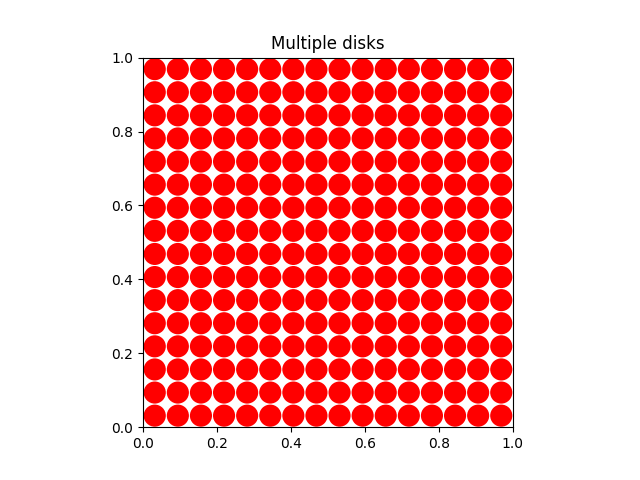

Source code (Python):
import math
import random
import pylab
import os
import random

def dist(x, y):
    d_x = abs(x[0] - y[0]) % 1.0
    d_x = min(d_x, 1.0 - d_x)
    d_y = abs(x[1] - y[1]) % 1.0
    d_y = min(d_y, 1.0 - d_y)
    return math.sqrt(d_x ** 2 + d_y ** 2)


N_sqrt = 16
N = N_sqrt * N_sqrt
delxy = 0.5 / (N_sqrt)

n_steps = 0
eta = 0.72
sigma = math.sqrt(eta / (N * math.pi))
delta = sigma * 0.2

filename = 'disk_configuration_N%i_eta%.2f.txt' % (N, eta)

if os.path.isfile(filename):
    f = open(filename, 'r')
    current = []
    for line in f:
        a, b = line.split()
        current.append([float(a), float(b)])
    f.close()
    print('starting from file', filename)
else:
    current = []
    for k in range(N):
        current = [[delxy + i * 2 * delxy, delxy + j * 2 * delxy] for i in range(N_sqrt) for j in range(N_sqrt)]
    print('starting from a new random configuration')

f = open(filename, 'w')
for a in current:
   f.write(str(a[0]) + ' ' + str(a[1]) + '\n')
f.close()

for steps in range(n_steps):
    a = random.choice(current)
    b = [a[0] + random.uniform(-delta, delta), a[1] + random.uniform(-delta, delta)]
    min_dist = min(dist(b, c) for c in current if c != a)

    if min_dist / 2 < sigma:
        continue

    a[0], a[1] = b[0] % 1.0, b[1] % 1.0



def show_conf(L, sigma, title, fname):
    pylab.axes()
    for [x, y] in L:
        for ix in range(-1, 2):
            for iy in range(-1, 2):
                cir = pylab.Circle((x + ix, y + iy), radius=sigma,  fc='r')
                pylab.gca().add_patch(cir)
    pylab.axis('scaled')
    pylab.title(title)
    pylab.axis([0.0, 1.0, 0.0, 1.0])
    pylab.savefig(fname)
    pylab.show()
    pylab.close()


show_conf(current, sigma, "Multiple disks", "b3.png")